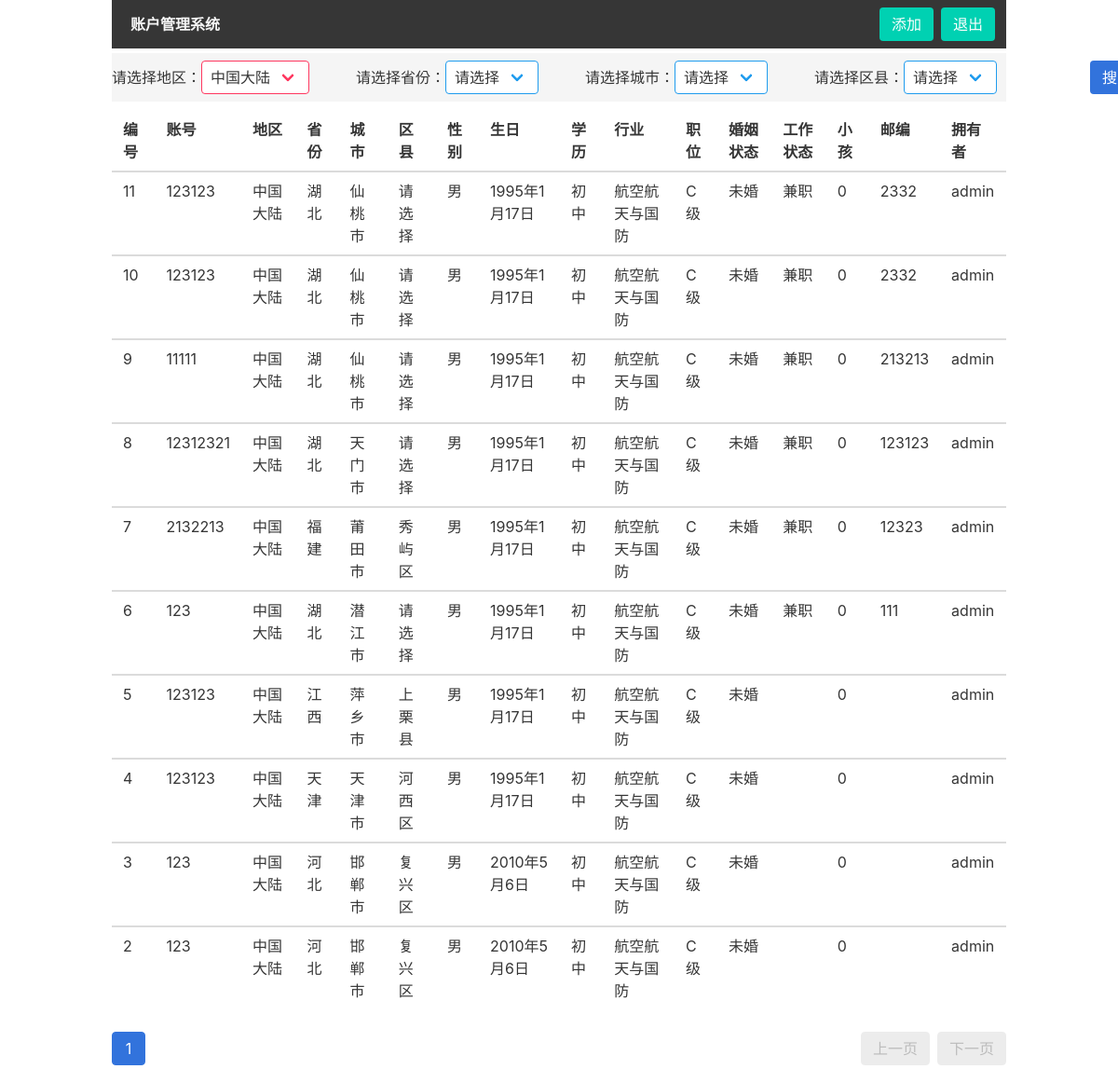
The page /search/ (signed in) on the database as committed earlier.
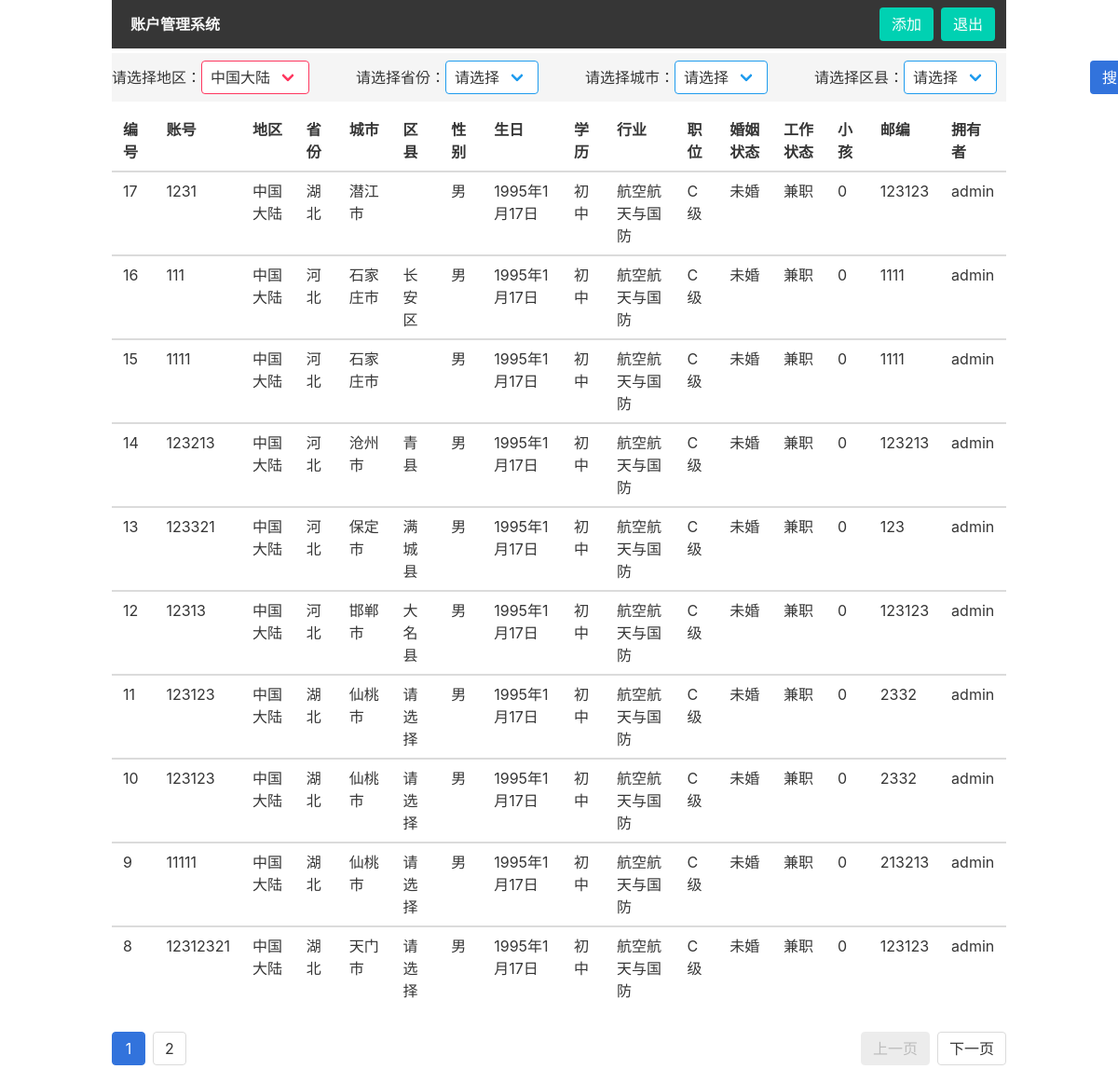
The same page on the database as committed later.
### account_list/models.py (models this page shows)
class Accounts(models.Model):
    id = models.AutoField(primary_key=True)
    account = models.CharField(max_length=40)
    area = models.CharField(max_length=10)
    province = models.CharField(max_length=10)
    city = models.CharField(max_length=10)
    county = models.CharField(max_length=10)
    sex = models.CharField(max_length=5)
    birthday = models.CharField(max_length=30)
    edu = models.CharField(max_length=10)
    trade = models.CharField(max_length=30)
    position = models.CharField(max_length=10)
    marriage =models.CharField(max_length=10)
    working = models.CharField(max_length=10)
    child = models.IntegerField()
    zip_code = models.CharField(max_length=10)
    create_time = models.DateTimeField(auto_now_add=True)
    user = models.CharField(max_length=30)
    class Meta:
        ordering = ['-id']

### account_list/views.py (the view)
# urls.py: path('search/',search, name='搜索'),
def search(request):
    area = request.GET.get('area')
    province = request.GET.get('province')
    city = request.GET.get('city')
    county = request.GET.get('county')
    user = request.user
    search_dict = dict()
    if area:
        search_dict['area'] = area
    if province:
        search_dict['province'] = province
    if city:
        search_dict['city'] = city
    if county:
        search_dict['county'] = county
    search_of_list = Accounts.objects.filter(user=user,**search_dict)
    pageing = Paginator(search_of_list,10)
    page_num = request.GET.get('page',1)
    page_list = pageing.get_page(page_num)
    current_page = page_list.number
    pages = pageing.num_pages
    page_of_pages = pageing.page_range
    page_data =dict()
    page_data['page_list'] = page_list
    page_data['page'] = page_list.object_list
    page_data['area'] = area
    page_data['province'] =province
    page_data['city'] = city
    page_data['county'] = county
    page_data['page_of_pages'] = page_of_pages
    page_data['current_page'] = current_page
    return render(request,'search_list.html',page_data)

### account_list/templates/search_list.html (shortened to what this page needs)
{% extends 'bast.html' %}
    {% block basic_info %}
        {% include 'choose.html' %}
    {% endblock basic_info %}
{% block search_list %}
<div>
<table class="table is-fullwidth" style="margin-top: 10px;">
  <thead>
    <tr>
      <th>编号</th>
      <th>账号</th>
      <th>地区</th>
      <th>省份</th>
      <th>城市</th>
      <th>区县</th>
      <th>性别</th>
      <th>生日</th>
      <th>学历</th>
      <th>行业</th>
      <th>职位</th>
      <th>婚姻状态</th>
      <th>工作状态</th>
      <th>小孩</th>
      <th>邮编</th>
      <th>拥有者</th>
    </tr>
  </thead>
  <tfoot>
  {% for ss in page %}
    <tr >
      <td>{{ss.id}}</td>
      <td>{{ss.account}}</td>
      <td>{{ss.area}}</td>
      <td>{{ss.province}}</td>
      <td>{{ss.city}}</td>
      <td>{{ss.county}}</td>
      <td>{{ss.sex}}</td>
      <td>{{ss.birthday}}</td>
      <td>{{ss.edu}}</td>
      <td>{{ss.trade}}</td>
      <td>{{ss.position}}</td>
      <td>{{ss.marriage}}</td>
      <td>{{ss.working}}</td>
      <td>{{ss.child}}</td>
      <td>{{ss.zip_code}}</td>
      <td>{{ss.user}}</td>
    </tr>
  {% endfor %}
  </tfoot>
</table>
<div>
  <nav class="pagination" role="navigation" aria-label="pagination">
  {% if page_list.has_previous %}
    <a class="pagination-previous" href="?area={{ area }}&previous={{ province }}&city={{ city }}&county={{ county }}&page={{page_list.previous_page_number}}">上一页</a>
  {% else %}
    <a class="pagination-previous" disabled>上一页</a>
  {% endif %}
  {% if page_list.has_next %}
    <a class="pagination-next" href="?area={{ area }}&previous={{ province }}&city={{ city }}&county={{ county }}&page={{page_list.next_page_number}}">下一页</a>
  {% else %}
    <a class="pagination-next" disabled>下一页</a>
  {% endif %}
  <ul class="pagination-list">
  {% for a in page_of_pages %}
   {% if a == current_page %}
    <li>
      <a class="pagination-link is-current" aria-label="Page 1" aria-current="page" href="?area={{ area }}&previous={{ province }}&city={{ city }}&county={{ county }}&page={{a}}">{{ a }}</a>
    </li>
    {% else %}
    <li>
      <a class="pagination-link" aria-label="Goto page 2" href="?area={{ area }}&previous={{ province }}&city={{ city }}&county={{ county }}&page={{a}}">{{ a }}</a>
    </li>
    {% endif %}
  {% endfor %}
</nav>
</div>
{% endblock search_list %}

Rows that differ between the two databases and show on the page:
no longer on this page (row unchanged): Accounts: id "7", account "2132213", area "中国大陆", province "福建", city "莆田市", county "秀屿区", sex "男", birthday "1995年1月17日", edu "初中", trade "航空航天与国防", position "C级", marriage "未婚", working "兼职", child "0", zip_code "12323", user "admin"
no longer on this page (row unchanged): Accounts: id "6", account "123", area "中国大陆", province "湖北", city "潜江市", county "请选择", sex "男", birthday "1995年1月17日", edu "初中", trade "航空航天与国防", position "C级", marriage "未婚", working "兼职", child "0", zip_code "111", user "admin"
no longer on this page (row unchanged): Accounts: id "5", account "123123", area "中国大陆", province "江西", city "萍乡市", county "上栗县", sex "男", birthday "1995年1月17日", edu "初中", trade "航空航天与国防", position "C级", marriage "未婚", child "0", user "admin"
no longer on this page (row unchanged): Accounts: id "4", account "123123", area "中国大陆", province "天津", city "天津市", county "河西区", sex "男", birthday "1995年1月17日", edu "初中", trade "航空航天与国防", position "C级", marriage "未婚", child "0", user "admin"
no longer on this page (row unchanged): Accounts: id "3", account "123", area "中国大陆", province "河北", city "邯郸市", county "复兴区", sex "男", birthday "2010年5月6日", edu "初中", trade "航空航天与国防", position "C级", marriage "未婚", child "0", user "admin"
no longer on this page (row unchanged): Accounts: id "2", account "123", area "中国大陆", province "河北", city "邯郸市", county "复兴区", sex "男", birthday "2010年5月6日", edu "初中", trade "航空航天与国防", position "C级", marriage "未婚", child "0", user "admin"
added Accounts: id "17", account "1231", area "中国大陆", province "湖北", city "潜江市", sex "男", birthday "1995年1月17日", edu "初中", trade "航空航天与国防", position "C级", marriage "未婚", working "兼职", child "0", zip_code "123123", user "admin"
added Accounts: id "16", account "111", area "中国大陆", province "河北", city "石家庄市", county "长安区", sex "男", birthday "1995年1月17日", edu "初中", trade "航空航天与国防", position "C级", marriage "未婚", working "兼职", child "0", zip_code "1111", user "admin"
added Accounts: id "15", account "1111", area "中国大陆", province "河北", city "石家庄市", sex "男", birthday "1995年1月17日", edu "初中", trade "航空航天与国防", position "C级", marriage "未婚", working "兼职", child "0", zip_code "1111", user "admin"
added Accounts: id "14", account "123213", area "中国大陆", province "河北", city "沧州市", county "青县", sex "男", birthday "1995年1月17日", edu "初中", trade "航空航天与国防", position "C级", marriage "未婚", working "兼职", child "0", zip_code "123213", user "admin"
added Accounts: id "13", account "123321", area "中国大陆", province "河北", city "保定市", county "满城县", sex "男", birthday "1995年1月17日", edu "初中", trade "航空航天与国防", position "C级", marriage "未婚", working "兼职", child "0", zip_code "123", user "admin"
added Accounts: id "12", account "12313", area "中国大陆", province "河北", city "邯郸市", county "大名县", sex "男", birthday "1995年1月17日", edu "初中", trade "航空航天与国防", position "C级", marriage "未婚", working "兼职", child "0", zip_code "123123", user "admin"
Other text that changed with them:
new list line: "2"
